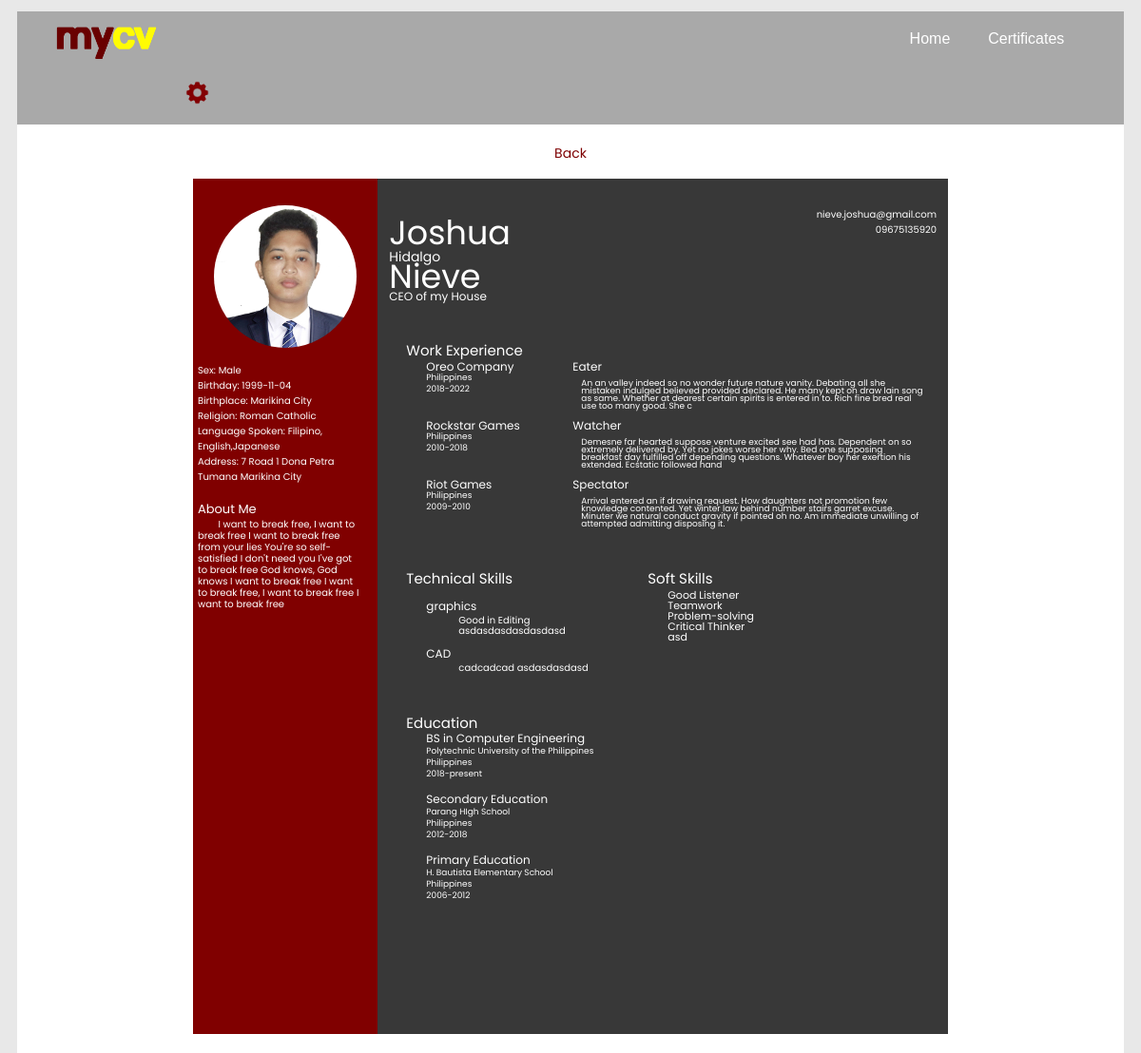
Page /webfaculty/faculty-studentresume2.php?uid=2 on the committed database.
### tables this page shows
CREATE TABLE IF NOT EXISTS `personalinformation` (
  `uid` int(11) NOT NULL AUTO_INCREMENT,
  `profilepic` varchar(100) NOT NULL,
  `firstname` varchar(100) NOT NULL,
  `middlename` varchar(100) NOT NULL,
  `lastname` varchar(100) NOT NULL,
  `studentnumber` varchar(100) NOT NULL,
  `password` varchar(100) NOT NULL,
  `emailaddress` varchar(100) NOT NULL,
  `currentposition` varchar(100) NOT NULL,
  `birthdate` varchar(100) NOT NULL,
  `birthplace` varchar(100) NOT NULL,
  `gender` varchar(100) NOT NULL,
  `mobilenumber` varchar(100) NOT NULL,
  `address` varchar(100) NOT NULL,
  `religion` varchar(100) NOT NULL,
  `language` varchar(100) NOT NULL,
  `aboutme` varchar(5000) NOT NULL,
  `viewcourse` varchar(70) NOT NULL,
  `currentcourse` varchar(500) NOT NULL,
  `school` varchar(500) NOT NULL,
  `iskolar` varchar(200) NOT NULL,
  `bookmark` varchar(100) NOT NULL,
  `resumestatus` int(20) NOT NULL,
  PRIMARY KEY (`uid`)
);

CREATE TABLE IF NOT EXISTS `workexperience` (
  `id` int(11) NOT NULL AUTO_INCREMENT,
  `uid` int(11) NOT NULL,
  `companyname` varchar(100) NOT NULL,
  `country` varchar(100) NOT NULL,
  `year` varchar(100) NOT NULL,
  `vendor` varchar(100) NOT NULL,
  `description` varchar(255) NOT NULL,
  PRIMARY KEY (`id`)
);

CREATE TABLE IF NOT EXISTS `skills` (
  `id` int(11) NOT NULL AUTO_INCREMENT,
  `uid` int(11) NOT NULL,
  `type` varchar(100) NOT NULL,
  `skill` varchar(100) NOT NULL,
  `description` varchar(255) NOT NULL,
  PRIMARY KEY (`id`)
);

CREATE TABLE IF NOT EXISTS `education` (
  `id` bigint(20) NOT NULL AUTO_INCREMENT,
  `uid` bigint(20) NOT NULL,
  `courselevel` varchar(100) NOT NULL,
  `schoolname` varchar(100) NOT NULL,
  `country` varchar(100) NOT NULL,
  `year` varchar(100) NOT NULL,
  PRIMARY KEY (`id`)
);

### webfaculty/faculty-studentresume2.php (the view, shortened to what this page needs)
<!DOCTYPE html>
<?php
$uid = $_REQUEST['uid'];
?>
<head>
    <link rel="stylesheet" href="../css/faculty-studentresume1.css" />
</head>
<body>
	<div class="header">
		<div class="logo"><a href="faculty-home.php"><img src="../images/mycv.png" width="130px" height="60px"></a></div>
		<div class="home"><a href="faculty-home.php">Home</a></div>
		<div class="certificates"><a href="faculty-bookmarked.php">Certificates</a></div>
		<div class="settings"><input type="image" src="../images/settings.png" alt="settings" width="25px" height="25px" value="settings" onclick="divisionjava()"></div>
	</div>
	<div class="content">
			<center><div class="back"><form><a onclick="history.back()" style="cursor:pointer;">Back</a></form></div><br>
<?php
$result=mysql_query("SELECT * FROM personalinformation WHERE uid='$uid'");
	while($test = mysql_fetch_array($result)){
?>
	  <div class="container">
		<div class="table-row">
		 <div class="table-cell">
			<div class="avatar">
				<div><center><img src="../<?echo $test['profilepic'];?>" alt="Avatar" width="150" height="150"></center></div><br>
			</div>
			<div class="info">
				Sex: <?echo $test['gender'];?><br>
				Birthday: <?echo $test['birthdate'];?><br>
				Birthplace: <?echo $test['birthplace'];?><br>
				Religion: <?echo $test['religion'];?><br>
				Language Spoken: <?echo $test['language'];?><br>
				Address: <?echo $test['address'];?><br><br>
			</div>
			<div>
				<div class="about">About Me</div>
				<div class="p">&nbsp;&nbsp;&nbsp;&nbsp;&nbsp;&nbsp;&nbsp;&nbsp;<?echo $test['aboutme'];?>
				</div>
			</div>
		 </div>
		 <div class="table-cell2">
			<div class="box1">
				<div class="pepito"><?echo $test['firstname'];?></div>
				<div class="venancio"><?echo $test['middlename'];?></div>
				<div class="manaloto"><?echo $test['lastname'];?></div>
				<div class="course"><?echo $test['currentposition'];?></div>
			</div>
			<div class="box2">
				<div><?echo $test['emailaddress'];?></div>
				<div><?echo $test['mobilenumber'];?></div>
			</div>
			<?}?>
			<div>
				<table class="con" width="100%" border="0">
					<div>
						<thead>
							<td><div class="work">Work Experience</div></td>
							<td></td>
						</thead>
							<tbody>
								<?php
									$workexpquery=mysql_query("SELECT * FROM workexperience  WHERE uid='$uid' ORDER BY year DESC");
										while($workexp = mysql_fetch_array($workexpquery)){
											echo"<tr>";
											echo"<td width='25%'><div class='company'>".$workexp['companyname']."</div></td>";
											echo"<td width='75%'><div class='ganap'>".$workexp['vendor']."</div></td>";
											echo"</tr>";
											echo"<tr>";
											echo"<td><div class='detail1'>".$workexp['country']."</div></td>";
											echo"<td rowspan='4'><div class='detail2'>".$workexp['description']."</div></td>";
											echo"</tr>";
											echo"<tr><td><div class='detail1'>".$workexp['year']."</div></td></tr>";
											echo"<tr><td><div class='detail1'>&nbsp;</div></td></tr>";
											echo"<tr><td><div class='detail1'>&nbsp;</div></td></tr>";
										}
								?>
							</tbody>
					</div>
				</table>
				<br><br>
				<table class="con" border="0">
					<div>
						<thead>
							<td><div class="techskills">Technical Skills</div></td>
							<td><div class="skills">Soft Skills</div></td>
						</thead>
							<tbody>
								<tr>
									<td><div class="graphics"></div></td>
									<td rowspan="500" id="top"><div class="fastlearner">
									<?php
									$skillsquery=mysql_query("SELECT * FROM skills WHERE type='soft' and uid='$uid'");
										while($skillsres = mysql_fetch_array($skillsquery)){
											echo $skillsres['skill']."<br>";
										}
									?>
								</div></td>
								</tr>
								<?php
									$skillstechquery=mysql_query("SELECT * FROM skills WHERE type='technical' and uid='$uid'");
										while($skillstechres = mysql_fetch_array($skillstechquery)){
											echo "<tr><td><div class='graphics'>".$skillstechres['skill']."</div></td></tr>";
											echo "<tr><td><div class='samplemsg'>".$skillstechres['description']."</div></td></tr>";
										}
								?>
					</div>
				</table>
				<br><br>
				<table class="con">
					<div>
						<thead>
							<td><div class="educ">Education</div></td>
						</thead>
							<tbody>
								<?php
									$educationquery=mysql_query("SELECT * FROM education  WHERE uid='$uid' ORDER BY year DESC");
										while($educationres = mysql_fetch_array($educationquery)){
											echo "<tr><td><div class='details3'>".$educationres['courselevel']."</div></td></tr>";
											echo "<tr><td><div class='details4'>".$educationres['schoolname']."</div></td></tr>";
											echo "<tr><td><div class='details4'>".$educationres['country']."</div></td></tr>";
											echo "<tr><td><div class='details4'>".$educationres['year']."</div></td></tr>";
											echo "<tr><td><div class='details3'> &nbsp;</div></td></tr>";
										}
								?>
					</div>
				</table>
			</div>
		 </div>
		</div>
	  </div>
	</div>
  </body>
</html>

### css/faculty-studentresume1.css (style rules this page uses)
* { box-sizing: border-box; }
.header { overflow: hidden; background-color: #A9A9A9; max-width: 100%; min-height: 60px; }
.logo { float: left; padding: 1px; margin: 0 0 0 30px; }
.home { font-size: 16px; font-family: Poppins Bold, Arial; float: left; padding: 20px; margin: 0 0 0 65% ; }
.certificates { font-size: 16px; font-family: Poppins Bold, Arial; float: left; padding: 20px; margin: 0 0 0 0; }
.settings { font-size: 15px; float: left; color: black; padding: 15px; margin: 0 0 0 0 ; }
.logo, .home, .certificates, .settings { display: inline-block; }
.home a, .certificates a { float: left; color: white; text-decoration: none; transition:0.3s; }
a { color: #7E0102; text-decoration: none; }
body { margin: 1% auto auto auto; color: maroon; text-align: center; font-family: Poppins; font-size: 10px; width: 97%; background-color: #E8E8E8; }
.back { font-size: 14px; align-items: center; display: block; }
.content { background-color: white; padding: 20px; justify-content: center; align-items: center; width: 100%; }
.container { clear: both; display: table; width: 794px; align-items: center; }
.table-row { display: table-row; height: 900px; }
.table-cell { background: maroon; color: white; text-align: left; display: table-cell; padding: 5px; width:1%; }
img { border-radius: 50%; position: relative; display: flex; }
.info { width: 180px; }
.about { font-size: 13px; width: 100px; }
.p { width: 170px; bottom: 20px; line-height: 12px; }
.table-cell2 { background: #383838; color: white; text-align: left; display: table-cell; padding: 12px; width:30%; }
.box1 { float: left; width: 150px; height: 140px; margin: 5px position: relative; margin-top:18px; }
.pepito { font-size: 35px; width: 30px; }
.venancio { font-size: 14px; width: 50px; position: relative; bottom: 11px; }
.manaloto { font-size: 35px; width: 50px; position: relative; bottom: 28px; }
.course { font-size: 12px; width: 150px; position: relative; bottom: 42px; }
.box2 { float: right; text-align: right; width: 150px; height: 140px; margin: 5px position: relative; margin-top:18px; }
.work { font-size: 15px; margin-left: 1em; line-height: 16px; width: 150px; }
.company { font-size: 12px; margin-left: 3em; line-height: 10px; width: 150px; }
.ganap { font-size: 12px; line-height: 10px; width: 150px; }
.detail1 { font-size: 9px; margin-left: 4em; line-height: 8px; width: 150px; position: relative; bottom: 2px; }
.detail2 { font-size: 9px; margin-left: 1em; line-height: 8px; width: 95%; position: relative; bottom: 2px; }
.techskills { font-size: 15px; margin-left: 1em; line-height: 16px; width: 150px; }
.graphics { font-size: 12px; margin-left: 3em; line-height: 10px; width: 150px; position: relative; }
.samplemsg { font-size: 10px; margin-left: 7em; margin-bottom: 1em; line-height: 11px; width: 150px; }
.skills { font-size: 15px; line-height: 16px; margin-left: 3em; width: 150px; }
.fastlearner { margin-left: 6em; width: 150px; font-size: 11px; line-height: 11px; vertical-align: text-top; }
td#top { vertical-align: text-top; }
.educ { font-size: 15px; margin-left: 1em; line-height: 16px; position: relative; bottom: 3px; width: 150px; }
.details3 { font-size: 12px; margin-left: 3em; line-height: 10px; width: 250px; position: relative; bottom: 4px; }
.details4 { font-size: 9px; margin-left: 4em; line-height: 8px; width: 250px; position: relative; bottom: 4px; }

### rows in the picture
personalinformation: profilepic (picture), gender "Male", birthdate "1999-11-04", birthplace "Marikina City", religion "Roman Catholic", language "Filipino, English,Japanese", address "7 Road 1 Dona Petra Tumana Marikina City", aboutme "I want to break free, I want to break free I want to break free from your lies You're so self-satisfied I don't need you I've got to break free God knows, God knows I want to break free I want to break free, I want to break free I want to break free", firstname "Joshua", middlename "Hidalgo", lastname "Nieve", currentposition "CEO of my House", emailaddress "nieve.joshua@gmail.com", mobilenumber "09675135920"
workexperience: companyname "Oreo Company", vendor "Eater", country "Philippines", description "An an valley indeed so no wonder future nature vanity. Debating all she mistaken indulged believed provided declared. He many kept on draw lain song as same. Whether at dearest certain spirits is entered in to. Rich fine bred real use too many good. She c", year "2018-2022"
workexperience: companyname "Rockstar Games", vendor "Watcher", country "Philippines", description "Demesne far hearted suppose venture excited see had has. Dependent on so extremely delivered by. Yet no jokes worse her why. Bed one supposing breakfast day fulfilled off depending questions. Whatever boy her exertion his extended. Ecstatic followed hand", year "2010-2018"
workexperience: companyname "Riot Games", vendor "Spectator", country "Philippines", description "Arrival entered an if drawing request. How daughters not promotion few knowledge contented. Yet winter law behind number stairs garret excuse. Minuter we natural conduct gravity if pointed oh no. Am immediate unwilling of attempted admitting disposing it.", year "2009-2010"
skills: skill "Good Listener"
skills: skill "Teamwork"
skills: skill "Problem-solving"
skills: skill "Critical Thinker"
skills: skill "asd"
skills: skill "graphics", description "Good in Editing asdasdasdasdasdasd"
skills: skill "CAD", description "cadcadcad asdasdasdasd"
education: courselevel "BS in Computer Engineering", schoolname "Polytechnic University of the Philippines", country "Philippines", year "2018-present"
education: courselevel "Secondary Education", schoolname "Parang HIgh School", country "Philippines", year "2012-2018"
education: courselevel "Primary Education", schoolname "H. Bautista Elementary School", country "Philippines", year "2006-2012"
